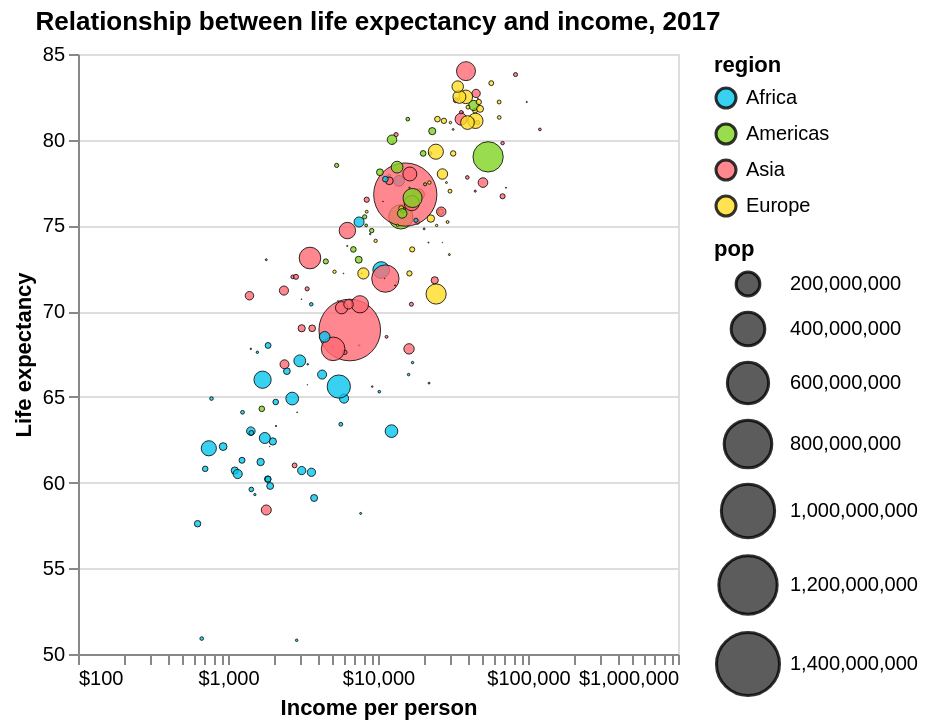

Write a Vega-Lite specification for this figure.
### Vega-Lite specification from a JSON file in a GitHub repository (floating-point values rounded to 4 significant figures; data arrays with more than 128 entries replaced by an {"elided": "..."} marker saying what was removed)
{"$schema": "https://vega.github.io/schema/vega-lite/v5.json", "description": "Bubble", "title": {"text": "Relationship between life expectancy and income, 2017"}, "data": {"values": {"elided": "2618 records"}, "format": {"parse": {"year": "date"}}}, "transform": [{"filter": {"timeUnit": "year", "field": "year", "equal": 2017}}], "mark": {"type": "circle", "opacity": 0.8, "stroke": "#000000", "strokeWidth": 0.5}, "encoding": {"y": {"field": "lifeExp", "type": "quantitative", "scale": {"zero": false}, "axis": {"title": "Life expectancy"}}, "x": {"field": "gdpPercap", "type": "quantitative", "scale": {"type": "log"}, "axis": {"grid": false, "title": "Income per person", "format": "$,.0f"}}, "size": {"field": "pop", "type": "quantitative", "scale": {"range": [0, 1000]}}, "color": {"field": "region", "type": "nominal", "scale": {"domain": ["Africa", "Americas", "Asia", "Europe"], "range": ["#08C5ED", "#80D322", "#FF6973", "#FFDC25"]}}, "tooltip": [{"field": "country", "type": "nominal", "title": "Country"}, {"field": "region", "type": "nominal", "title": "Region"}, {"field": "lifeExp", "type": "quantitative", "title": "Age (years)", "format": ".1f"}, {"field": "gdpPercap", "type": "quantitative", "title": "GDP per capita", "format": "$,.0f"}, {"field": "pop", "type": "quantitative", "title": "Population", "format": ",.0f"}]}, "config": {"style": {}}}
